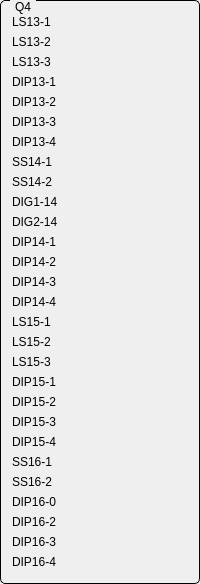
     <widget class="QGroupBox" name="groupBox_4">
      <property name="styleSheet">
       <string notr="true">QGroupBox {
    border: 1px solid black;
    border-radius: 5px;
    margin-top: 0.5em;
}

QGroupBox::title {
    subcontrol-origin: margin;
    left: 10px;
    padding: 0 3px 0 3px;
}</string>
      </property>
      <property name="title">
       <string>Q4</string>
      </property>
      <layout class="QHBoxLayout" name="horizontalLayout_4" stretch="0,1">
       <property name="spacing">
        <number>0</number>
       </property>
       <item>
        <layout class="QVBoxLayout" name="verticalLayout_4">
         <property name="spacing">
          <number>0</number>
         </property>
         <item>
          <widget class="QLabel" name="label_29">
           <property name="sizePolicy">
            <sizepolicy hsizetype="MinimumExpanding" vsizetype="Fixed">
             <horstretch>0</horstretch>
             <verstretch>0</verstretch>
            </sizepolicy>
           </property>
           <property name="minimumSize">
            <size>
             <width>70</width>
             <height>20</height>
            </size>
           </property>
           <property name="maximumSize">
            <size>
             <width>16777215</width>
             <height>20</height>
            </size>
           </property>
           <property name="text">
            <string>LS13-1</string>
           </property>
          </widget>
         </item>
         <item>
          <widget class="QLabel" name="label_81">
           <property name="sizePolicy">
            <sizepolicy hsizetype="MinimumExpanding" vsizetype="Fixed">
             <horstretch>0</horstretch>
             <verstretch>0</verstretch>
            </sizepolicy>
           </property>
           <property name="minimumSize">
            <size>
             <width>70</width>
             <height>20</height>
            </size>
           </property>
           <property name="maximumSize">
            <size>
             <width>16777215</width>
             <height>20</height>
            </size>
           </property>
           <property name="text">
            <string>LS13-2</string>
           </property>
          </widget>
         </item>
         <item>
          <widget class="QLabel" name="label_105">
           <property name="sizePolicy">
            <sizepolicy hsizetype="MinimumExpanding" vsizetype="Fixed">
             <horstretch>0</horstretch>
             <verstretch>0</verstretch>
            </sizepolicy>
           </property>
           <property name="minimumSize">
            <size>
             <width>70</width>
             <height>20</height>
            </size>
           </property>
           <property name="maximumSize">
            <size>
             <width>16777215</width>
             <height>20</height>
            </size>
           </property>
           <property name="text">
            <string>LS13-3</string>
           </property>
          </widget>
         </item>
         <item>
          <widget class="QLabel" name="label_82">
           <property name="sizePolicy">
            <sizepolicy hsizetype="MinimumExpanding" vsizetype="Fixed">
             <horstretch>0</horstretch>
             <verstretch>0</verstretch>
            </sizepolicy>
           </property>
           <property name="minimumSize">
            <size>
             <width>70</width>
             <height>20</height>
            </size>
           </property>
           <property name="maximumSize">
            <size>
             <width>16777215</width>
             <height>20</height>
            </size>
           </property>
           <property name="text">
            <string>DIP13-1</string>
           </property>
          </widget>
         </item>
         <item>
          <widget class="QLabel" name="label_83">
           <property name="sizePolicy">
            <sizepolicy hsizetype="MinimumExpanding" vsizetype="Fixed">
             <horstretch>0</horstretch>
             <verstretch>0</verstretch>
            </sizepolicy>
           </property>
           <property name="minimumSize">
            <size>
             <width>70</width>
             <height>20</height>
            </size>
           </property>
           <property name="maximumSize">
            <size>
             <width>16777215</width>
             <height>20</height>
            </size>
           </property>
           <property name="text">
            <string>DIP13-2</string>
           </property>
          </widget>
         </item>
         <item>
          <widget class="QLabel" name="label_84">
           <property name="sizePolicy">
            <sizepolicy hsizetype="MinimumExpanding" vsizetype="Fixed">
             <horstretch>0</horstretch>
             <verstretch>0</verstretch>
            </sizepolicy>
           </property>
           <property name="minimumSize">
            <size>
             <width>70</width>
             <height>20</height>
            </size>
           </property>
           <property name="maximumSize">
            <size>
             <width>16777215</width>
             <height>20</height>
            </size>
           </property>
           <property name="text">
            <string>DIP13-3</string>
           </property>
          </widget>
         </item>
         <item>
          <widget class="QLabel" name="label_85">
           <property name="sizePolicy">
            <sizepolicy hsizetype="MinimumExpanding" vsizetype="Fixed">
             <horstretch>0</horstretch>
             <verstretch>0</verstretch>
            </sizepolicy>
           </property>
           <property name="minimumSize">
            <size>
             <width>70</width>
             <height>20</height>
            </size>
           </property>
           <property name="maximumSize">
            <size>
             <width>16777215</width>
             <height>20</height>
            </size>
           </property>
           <property name="text">
            <string>DIP13-4</string>
           </property>
          </widget>
         </item>
         <item>
          <widget class="QLabel" name="label_86">
           <property name="sizePolicy">
            <sizepolicy hsizetype="MinimumExpanding" vsizetype="Fixed">
             <horstretch>0</horstretch>
             <verstretch>0</verstretch>
            </sizepolicy>
           </property>
           <property name="minimumSize">
            <size>
             <width>70</width>
             <height>20</height>
            </size>
           </property>
           <property name="maximumSize">
            <size>
             <width>16777215</width>
             <height>20</height>
            </size>
           </property>
           <property name="text">
            <string>SS14-1</string>
           </property>
          </widget>
         </item>
         <item>
          <widget class="QLabel" name="label_87">
           <property name="sizePolicy">
            <sizepolicy hsizetype="MinimumExpanding" vsizetype="Fixed">
             <horstretch>0</horstretch>
             <verstretch>0</verstretch>
            </sizepolicy>
           </property>
           <property name="minimumSize">
            <size>
             <width>70</width>
             <height>20</height>
            </size>
           </property>
           <property name="maximumSize">
            <size>
             <width>16777215</width>
             <height>20</height>
            </size>
           </property>
           <property name="text">
            <string>SS14-2</string>
           </property>
          </widget>
         </item>
         <item>
          <widget class="QLabel" name="label_106">
           <property name="sizePolicy">
            <sizepolicy hsizetype="MinimumExpanding" vsizetype="Fixed">
             <horstretch>0</horstretch>
             <verstretch>0</verstretch>
            </sizepolicy>
           </property>
           <property name="minimumSize">
            <size>
             <width>70</width>
             <height>20</height>
            </size>
           </property>
           <property name="maximumSize">
            <size>
             <width>16777215</width>
             <height>20</height>
            </size>
           </property>
           <property name="text">
            <string>DIG1-14</string>
           </property>
          </widget>
         </item>
         <item>
          <widget class="QLabel" name="label_107">
           <property name="sizePolicy">
            <sizepolicy hsizetype="MinimumExpanding" vsizetype="Fixed">
             <horstretch>0</horstretch>
             <verstretch>0</verstretch>
            </sizepolicy>
           </property>
           <property name="minimumSize">
            <size>
             <width>70</width>
             <height>20</height>
            </size>
           </property>
           <property name="maximumSize">
            <size>
             <width>16777215</width>
             <height>20</height>
            </size>
           </property>
           <property name="text">
            <string>DIG2-14</string>
           </property>
          </widget>
         </item>
         <item>
          <widget class="QLabel" name="label_88">
           <property name="sizePolicy">
            <sizepolicy hsizetype="MinimumExpanding" vsizetype="Fixed">
             <horstretch>0</horstretch>
             <verstretch>0</verstretch>
            </sizepolicy>
           </property>
           <property name="minimumSize">
            <size>
             <width>70</width>
             <height>20</height>
            </size>
           </property>
           <property name="maximumSize">
            <size>
             <width>16777215</width>
             <height>20</height>
            </size>
           </property>
           <property name="text">
            <string>DIP14-1</string>
           </property>
          </widget>
         </item>
         <item>
          <widget class="QLabel" name="label_89">
           <property name="sizePolicy">
            <sizepolicy hsizetype="MinimumExpanding" vsizetype="Fixed">
             <horstretch>0</horstretch>
             <verstretch>0</verstretch>
            </sizepolicy>
           </property>
           <property name="minimumSize">
            <size>
             <width>70</width>
             <height>20</height>
            </size>
           </property>
           <property name="maximumSize">
            <size>
             <width>16777215</width>
             <height>20</height>
            </size>
           </property>
           <property name="text">
            <string>DIP14-2</string>
           </property>
          </widget>
         </item>
         <item>
          <widget class="QLabel" name="label_91">
           <property name="sizePolicy">
            <sizepolicy hsizetype="MinimumExpanding" vsizetype="Fixed">
             <horstretch>0</horstretch>
             <verstretch>0</verstretch>
            </sizepolicy>
           </property>
           <property name="minimumSize">
            <size>
             <width>70</width>
             <height>20</height>
            </size>
           </property>
           <property name="maximumSize">
            <size>
             <width>16777215</width>
             <height>20</height>
            </size>
           </property>
           <property name="text">
            <string>DIP14-3</string>
           </property>
          </widget>
         </item>
         <item>
          <widget class="QLabel" name="label_90">
           <property name="sizePolicy">
            <sizepolicy hsizetype="MinimumExpanding" vsizetype="Fixed">
             <horstretch>0</horstretch>
             <verstretch>0</verstretch>
            </sizepolicy>
           </property>
           <property name="minimumSize">
            <size>
             <width>70</width>
             <height>20</height>
            </size>
           </property>
           <property name="maximumSize">
            <size>
             <width>16777215</width>
             <height>20</height>
            </size>
           </property>
           <property name="text">
            <string>DIP14-4</string>
           </property>
          </widget>
         </item>
         <item>
          <widget class="QLabel" name="label_103">
           <property name="sizePolicy">
            <sizepolicy hsizetype="MinimumExpanding" vsizetype="Fixed">
             <horstretch>0</horstretch>
             <verstretch>0</verstretch>
            </sizepolicy>
           </property>
           <property name="minimumSize">
            <size>
             <width>70</width>
             <height>20</height>
            </size>
           </property>
           <property name="maximumSize">
            <size>
             <width>16777215</width>
             <height>20</height>
            </size>
           </property>
           <property name="text">
            <string>LS15-1</string>
           </property>
          </widget>
         </item>
         <item>
          <widget class="QLabel" name="label_92">
           <property name="sizePolicy">
            <sizepolicy hsizetype="MinimumExpanding" vsizetype="Fixed">
             <horstretch>0</horstretch>
             <verstretch>0</verstretch>
            </sizepolicy>
           </property>
           <property name="minimumSize">
            <size>
             <width>70</width>
             <height>20</height>
            </size>
           </property>
           <property name="maximumSize">
            <size>
             <width>16777215</width>
             <height>20</height>
            </size>
           </property>
           <property name="text">
            <string>LS15-2</string>
           </property>
          </widget>
         </item>
         <item>
          <widget class="QLabel" name="label_101">
           <property name="sizePolicy">
            <sizepolicy hsizetype="MinimumExpanding" vsizetype="Fixed">
             <horstretch>0</horstretch>
             <verstretch>0</verstretch>
            </sizepolicy>
           </property>
           <property name="minimumSize">
            <size>
             <width>70</width>
             <height>20</height>
            </size>
           </property>
           <property name="maximumSize">
            <size>
             <width>16777215</width>
             <height>20</height>
            </size>
           </property>
           <property name="text">
            <string>LS15-3</string>
           </property>
          </widget>
         </item>
         <item>
          <widget class="QLabel" name="label_96">
           <property name="sizePolicy">
            <sizepolicy hsizetype="MinimumExpanding" vsizetype="Fixed">
             <horstretch>0</horstretch>
             <verstretch>0</verstretch>
            </sizepolicy>
           </property>
           <property name="minimumSize">
            <size>
             <width>70</width>
             <height>20</height>
            </size>
           </property>
           <property name="maximumSize">
            <size>
             <width>16777215</width>
             <height>20</height>
            </size>
           </property>
           <property name="text">
            <string>DIP15-1</string>
           </property>
          </widget>
         </item>
         <item>
          <widget class="QLabel" name="label_99">
           <property name="sizePolicy">
            <sizepolicy hsizetype="MinimumExpanding" vsizetype="Fixed">
             <horstretch>0</horstretch>
             <verstretch>0</verstretch>
            </sizepolicy>
           </property>
           <property name="minimumSize">
            <size>
             <width>70</width>
             <height>20</height>
            </size>
           </property>
           <property name="maximumSize">
            <size>
             <width>16777215</width>
             <height>20</height>
            </size>
           </property>
           <property name="text">
            <string>DIP15-2</string>
           </property>
          </widget>
         </item>
         <item>
          <widget class="QLabel" name="label_98">
           <property name="sizePolicy">
            <sizepolicy hsizetype="MinimumExpanding" vsizetype="Fixed">
             <horstretch>0</horstretch>
             <verstretch>0</verstretch>
            </sizepolicy>
           </property>
           <property name="minimumSize">
            <size>
             <width>70</width>
             <height>20</height>
            </size>
           </property>
           <property name="maximumSize">
            <size>
             <width>16777215</width>
             <height>20</height>
            </size>
           </property>
           <property name="text">
            <string>DIP15-3</string>
           </property>
          </widget>
         </item>
         <item>
          <widget class="QLabel" name="label_102">
           <property name="sizePolicy">
            <sizepolicy hsizetype="MinimumExpanding" vsizetype="Fixed">
             <horstretch>0</horstretch>
             <verstretch>0</verstretch>
            </sizepolicy>
           </property>
           <property name="minimumSize">
            <size>
             <width>70</width>
             <height>20</height>
            </size>
           </property>
           <property name="maximumSize">
            <size>
             <width>16777215</width>
             <height>20</height>
            </size>
           </property>
           <property name="text">
            <string>DIP15-4</string>
           </property>
          </widget>
         </item>
         <item>
          <widget class="QLabel" name="label_93">
           <property name="sizePolicy">
            <sizepolicy hsizetype="MinimumExpanding" vsizetype="Fixed">
             <horstretch>0</horstretch>
             <verstretch>0</verstretch>
            </sizepolicy>
           </property>
           <property name="minimumSize">
            <size>
             <width>70</width>
             <height>20</height>
            </size>
           </property>
           <property name="maximumSize">
            <size>
             <width>16777215</width>
             <height>20</height>
            </size>
           </property>
           <property name="text">
            <string>SS16-1</string>
           </property>
          </widget>
         </item>
         <item>
          <widget class="QLabel" name="label_94">
           <property name="sizePolicy">
            <sizepolicy hsizetype="MinimumExpanding" vsizetype="Fixed">
             <horstretch>0</horstretch>
             <verstretch>0</verstretch>
            </sizepolicy>
           </property>
           <property name="minimumSize">
            <size>
             <width>70</width>
             <height>20</height>
            </size>
           </property>
           <property name="maximumSize">
            <size>
             <width>16777215</width>
             <height>20</height>
            </size>
           </property>
           <property name="text">
            <string>SS16-2</string>
           </property>
          </widget>
         </item>
         <item>
          <widget class="QLabel" name="label_104">
           <property name="sizePolicy">
            <sizepolicy hsizetype="MinimumExpanding" vsizetype="Fixed">
             <horstretch>0</horstretch>
             <verstretch>0</verstretch>
            </sizepolicy>
           </property>
           <property name="minimumSize">
            <size>
             <width>70</width>
             <height>20</height>
            </size>
           </property>
           <property name="maximumSize">
            <size>
             <width>16777215</width>
             <height>20</height>
            </size>
           </property>
           <property name="text">
            <string>DIP16-0</string>
           </property>
          </widget>
         </item>
         <item>
          <widget class="QLabel" name="label_100">
           <property name="sizePolicy">
            <sizepolicy hsizetype="MinimumExpanding" vsizetype="Fixed">
             <horstretch>0</horstretch>
             <verstretch>0</verstretch>
            </sizepolicy>
           </property>
           <property name="minimumSize">
            <size>
             <width>70</width>
             <height>20</height>
            </size>
           </property>
           <property name="maximumSize">
            <size>
             <width>16777215</width>
             <height>20</height>
            </size>
           </property>
           <property name="text">
            <string>DIP16-2</string>
           </property>
          </widget>
         </item>
         <item>
          <widget class="QLabel" name="label_95">
           <property name="sizePolicy">
            <sizepolicy hsizetype="MinimumExpanding" vsizetype="Fixed">
             <horstretch>0</horstretch>
             <verstretch>0</verstretch>
            </sizepolicy>
           </property>
           <property name="minimumSize">
            <size>
             <width>70</width>
             <height>20</height>
            </size>
           </property>
           <property name="maximumSize">
            <size>
             <width>16777215</width>
             <height>20</height>
            </size>
           </property>
           <property name="text">
            <string>DIP16-3</string>
           </property>
          </widget>
         </item>
         <item>
          <widget class="QLabel" name="label_97">
           <property name="sizePolicy">
            <sizepolicy hsizetype="MinimumExpanding" vsizetype="Fixed">
             <horstretch>0</horstretch>
             <verstretch>0</verstretch>
            </sizepolicy>
           </property>
           <property name="minimumSize">
            <size>
             <width>70</width>
             <height>20</height>
            </size>
           </property>
           <property name="maximumSize">
            <size>
             <width>16777215</width>
             <height>20</height>
            </size>
           </property>
           <property name="text">
            <string>DIP16-4</string>
           </property>
          </widget>
         </item>
        </layout>
       </item>
       <item>
        <layout class="QVBoxLayout" name="ltQ4">
         <property name="spacing">
          <number>0</number>
         </property>
         <property name="leftMargin">
          <number>0</number>
         </property>
        </layout>
       </item>
      </layout>
     </widget>
